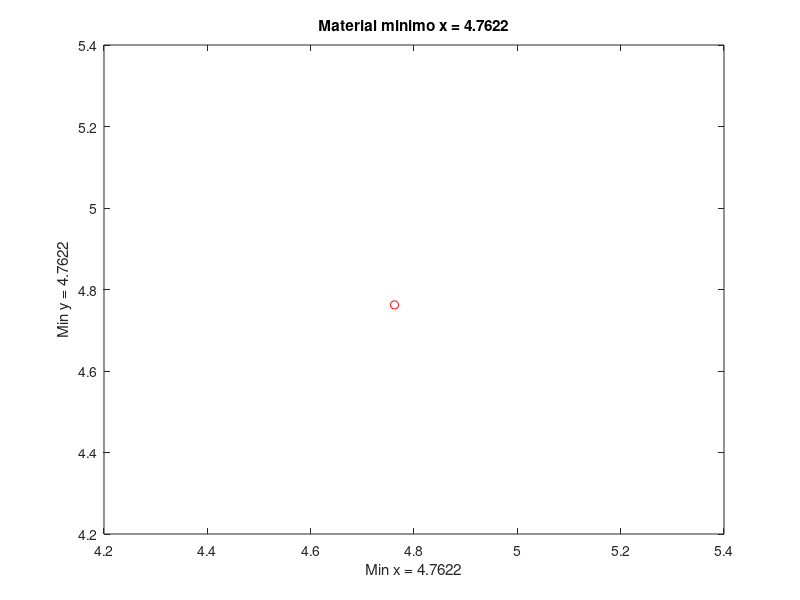

This figure's MATLAB source:
% Título: La barra de margarina
% Descripción: Script
% Autor: Kevin Yoan Calderón García
% Fecha: 20211014
% Versión: 1
% De uso: C:\Users\19403219\Documents\Octave
% Notas: Requiere aplicacion octava, usar su linea de comandos
%Ejemplo de diemnsiones para gastar menos papel 
%Rango del valor 
x=4.7622;
%Valor de la funcion 
at=@(x) 2 * x.^2 + 4*x;
%Funcion a plotear 
y=108/x.^2 
%Dibujar x,y
plot(x,y,'ro-');
%Titulo
title(['Material minimo x = ' num2str(x)]);
%Etiqueta para x
xlabel(['Min x = ' num2str(x)]);
%Etiqueta para y
ylabel(['Min y = ' num2str(x)]);
